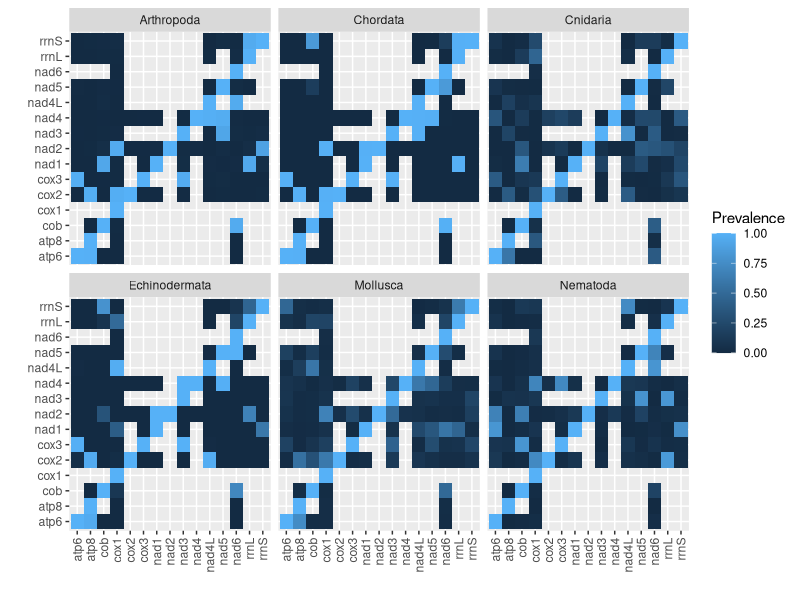
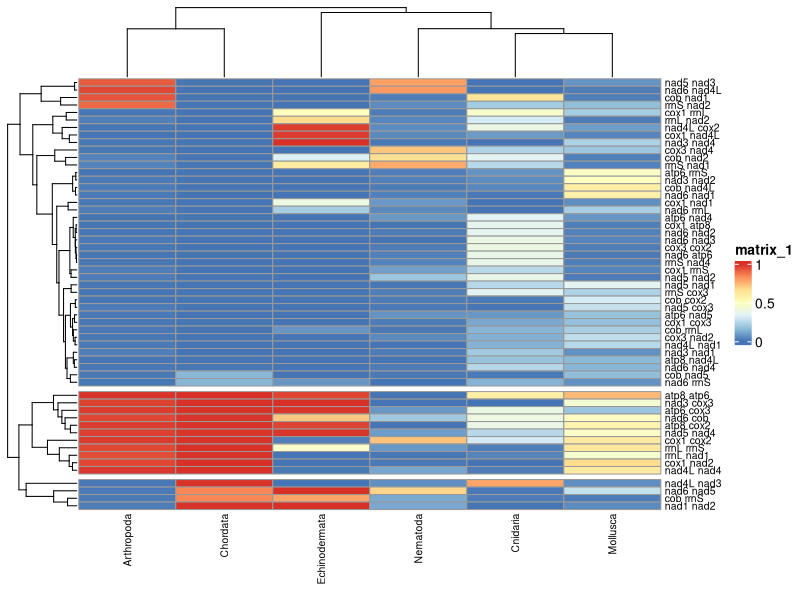
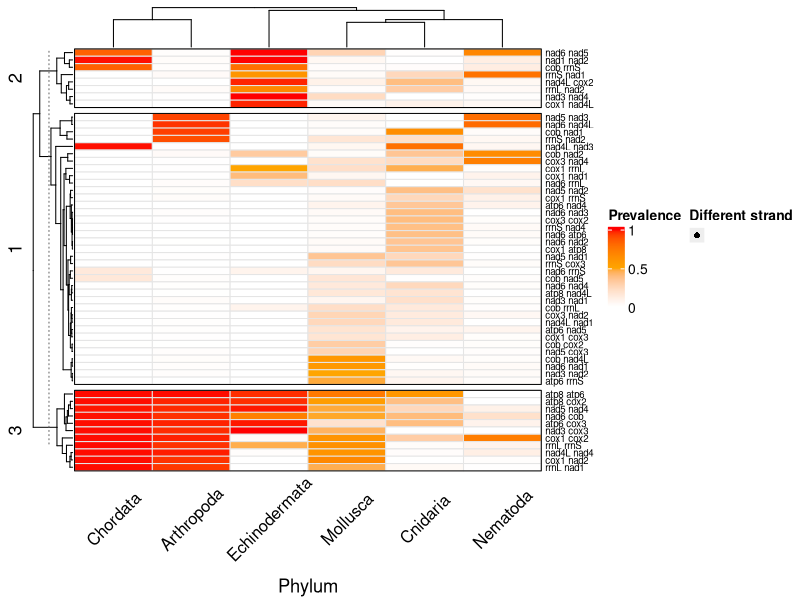

Write the R code that produced these figures, in order. (Note: this script raises an error after producing the figures.)
library(tidyverse)
library(ComplexHeatmap)
library(circlize)
library(Cairo)
library(gmodels)

prev_long <- read.csv(file.path('prob_matrices', 'combined_prob_long_notrna.csv'))
ss_long <- read.csv(file.path('prob_matrices', 'combined_prob_long_notrna.csv'))
complex1 <- c('nad1', 'nad2', 'nad3', 'nad4', 'nad4L', 'nad5', 'nad6')
complex3 <- c('cob')
complex4 <- c('cox1', 'cox2', 'cox3')
complex5 <- c('atp6', 'atp8')
rrna <- c('rnl', 'rns')

prev_long %>%
  pivot_longer(!c(gene_1, gene_2), names_to = 'Phylum', values_to = 'Prevalence') %>%
  ggplot(aes(x = gene_1, y = gene_2, fill = Prevalence)) + 
  geom_tile() + 
  theme(axis.text.x = element_text(angle = 90, vjust = .5, hjust = 1), axis.text.y = element_text(vjust = .5, hjust = 1)) + 
  xlab('') + 
  ylab('') +
  facet_wrap(vars(Phylum))

prev_long_nodups <- prev_long %>% 
  filter(gene_1 != gene_2) %>%
  rowwise() %>%
  mutate(Mean = mean(c(Arthropoda, Chordata, Cnidaria, Echinodermata, Mollusca))) %>%
  filter(Mean > 0.05) %>% 
  select(-Mean)
ss_long_mat <- ss_long %>% 
  semi_join(prev_long_nodups, by = c('gene_1', 'gene_2')) %>% 
  select(-c(gene_1, gene_2)) %>% 
  as.matrix()

heat_data <- prev_long_nodups %>%
  select(-c(gene_1, gene_2)) %>%
  as.matrix() 
rownames(heat_data) <- paste(prev_long_nodups$gene_1, prev_long_nodups$gene_2)
pheatmap(heat_data, cluster_rows = T, cutree_rows = 3, border_color = 'grey60', show_rownames = T, fontsize = 7.5, height = 6.5, width = 4, filename = 'heatmap.png')

col_fun <- colorRamp2(c(0, 0.5, 1), c('white','orange', 'red'), space = 'RGB')
custom_legend <- Legend(at = '',
                        legend_gp = gpar(fill = 'black'),
                        title = 'Different strand',
                        type = 'points')
map <- Heatmap(heat_data,
        name = 'Prevalence',
        col = col_fun,
        border_gp = gpar(col = 'black', lty = 1),
        rect_gp = gpar(col = 'grey90'),
        column_title = 'Phylum',
        column_title_side = 'bottom',
        show_row_names = T,
        row_names_gp = gpar(fontsize = 7,'black'),
        row_names_centered = F,
        column_names_centered = T,
        column_names_rot = 45,
        use_raster = T,
        row_km = 3,
        row_gap = unit(1.5, 'mm'),
        cell_fun = function(j, i, x, y, width, height, fill){
          if(ss_long_mat[i, j] == 'False' ){
            grid.circle(x = x,
                        y = y,
                        r = unit(.08, 'cm'),
                        gp = gpar(fill = 'black', col = 'black'))
          }
        })
draw(map, annotation_legend_list = custom_legend, ht_gap = unit(7, 'mm'),heatmap_legend_side = 'right', annotation_legend_side = 'right' )

ss_longer <- ss_long %>%
  semi_join(prev_long_nodups, by = c('gene_1', 'gene_2')) %>% 
  pivot_longer(!c(gene_1, gene_2), names_to = 'Phylum', values_to = 'Same_strand')
  
prev_long_nodups_longer <- prev_long_nodups %>% 
  pivot_longer(!c(gene_1, gene_2), names_to = 'Phylum', values_to = 'Prevalence')%>%
  mutate(conserved = Prevalence > .5) %>% 
  left_join(ss_longer)
sum((prev_long_nodups_longer$conserved == T) & (prev_long_nodups_longer$Same_strand == 'True'))/sum(prev_long_nodups_longer$Same_strand == 'True')
sum((prev_long_nodups_longer$conserved == T) & (prev_long_nodups_longer$Same_strand == 'False'))/sum(prev_long_nodups_longer$Same_strand == 'False')

test <- CrossTable(
  prev_long_nodups_longer$conserved,
  prev_long_nodups_longer$Same_strand,
  chisq = T,
  fisher = T,
  mcnemar = T,
  resid = T,
  asresid = T)
